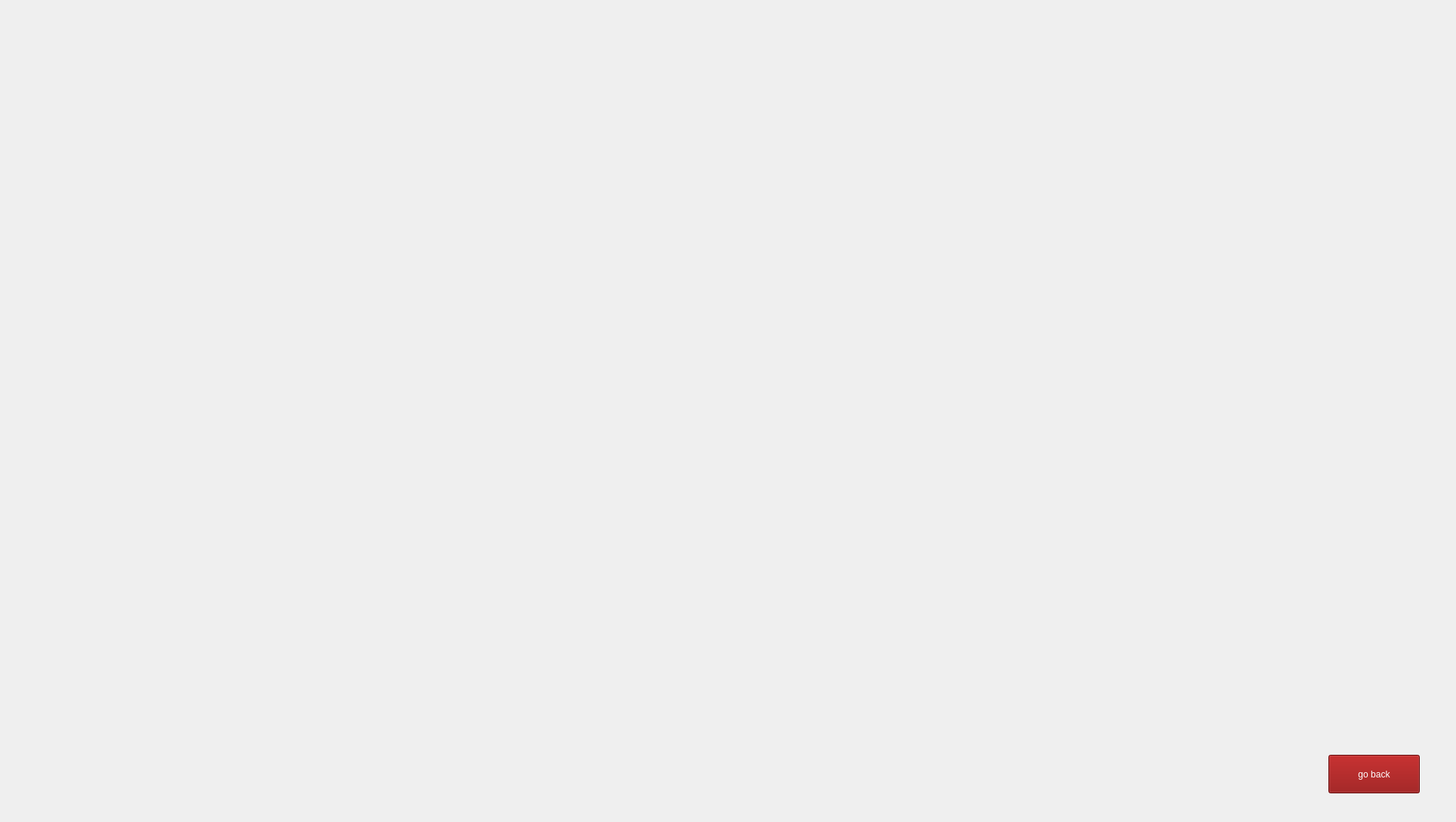
    <widget class="QWidget" name="memberList">
     <widget class="QLabel" name="label_20">
      <property name="geometry">
       <rect>
        <x>0</x>
        <y>0</y>
        <width>1920</width>
        <height>1080</height>
       </rect>
      </property>
      <property name="text">
       <string/>
      </property>
      <property name="pixmap">
       <pixmap resource="bgi.qrc">:/new/prefix1/bgi/member list.jpg</pixmap>
      </property>
      <property name="scaledContents">
       <bool>true</bool>
      </property>
     </widget>
     <widget class="QPushButton" name="back_to_coachmenu">
      <property name="geometry">
       <rect>
        <x>1760</x>
        <y>1000</y>
        <width>121</width>
        <height>51</height>
       </rect>
      </property>
      <property name="cursor">
       <cursorShape>PointingHandCursor</cursorShape>
      </property>
      <property name="styleSheet">
       <string notr="true">background-color: rgb(138, 0, 0);
font: 24pt &quot;Microsoft Tai Le&quot;;
color: white;</string>
      </property>
      <property name="text">
       <string>go back</string>
      </property>
     </widget>
     <widget class="QTextEdit" name="member_list">
      <property name="geometry">
       <rect>
        <x>570</x>
        <y>110</y>
        <width>1091</width>
        <height>891</height>
       </rect>
      </property>
      <property name="styleSheet">
       <string notr="true">background-color: transparent;
font: 25pt &quot;Microsoft Sans Serif&quot;;
color: white;
text-align: center;
border:transparent;
</string>
      </property>
      <property name="readOnly">
       <bool>true</bool>
      </property>
      <property name="html">
       <string>&lt;!DOCTYPE HTML PUBLIC &quot;-//W3C//DTD HTML 4.0//EN&quot; &quot;http://www.w3.org/TR/REC-html40/strict.dtd&quot;&gt;
&lt;html&gt;&lt;head&gt;&lt;meta name=&quot;qrichtext&quot; content=&quot;1&quot; /&gt;&lt;meta charset=&quot;utf-8&quot; /&gt;&lt;style type=&quot;text/css&quot;&gt;
p, li { white-space: pre-wrap; }
hr { height: 1px; border-width: 0; }
li.unchecked::marker { content: &quot;\2610&quot;; }
li.checked::marker { content: &quot;\2612&quot;; }
&lt;/style&gt;&lt;/head&gt;&lt;body style=&quot; font-family:'Microsoft Sans Serif'; font-size:25pt; font-weight:400; font-style:normal;&quot;&gt;
&lt;p style=&quot;-qt-paragraph-type:empty; margin-top:0px; margin-bottom:0px; margin-left:0px; margin-right:0px; -qt-block-indent:0; text-indent:0px; font-size:50pt;&quot;&gt;&lt;br /&gt;&lt;/p&gt;&lt;/body&gt;&lt;/html&gt;</string>
      </property>
     </widget>
    </widget>
